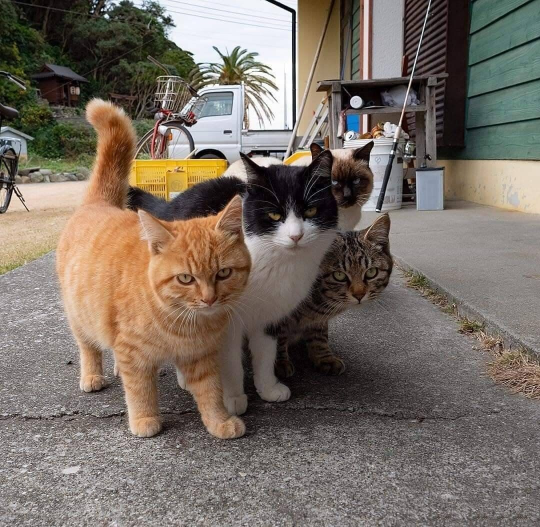
#> input picture 1.jpg, 1080 x 1054 px, found by its file name (shown at 1/2 size)
$ python imageStack.py
#> lines starting #> are read from the running program, lines starting #| are printed output that depends on the picture
from cv2 import cv2
import numpy as np

##
def stackImages(scale,imgArray):
    '''
    功能：拼凑图片
    返回：拼凑好的图片
    参数：
        scale：图片缩放的尺度
        imgArray：元组，要拼凑图片的矩阵
    '''
    rows = len(imgArray) #图片矩阵的行数
    cols = len(imgArray[0])#图片矩阵的列数
    rowsAvailable = isinstance(imgArray[0],list)#判断是否为list，是为true
    #第一张图片的宽度和高度
    width = imgArray[0][0].shape[1]
    height = imgArray[0][0].shape[0]
    #依次对每张图片进行缩放,
    if rowsAvailable:
        for x in range(0,rows):
            for y in range(0,cols):
                if imgArray[x][y].shape[:2] == imgArray[0][0].shape[:2]:  #该张图片与第一张图片的大小一样，直接将该图缩放scale
                    imgArray[x][y] = cv2.resize(imgArray[x][y],(0,0),None,scale,scale)
                else:   #该张图片与第一张图片的大小不一样，先将该图转换为第一张图片的大小，再将该图缩放scale
                    imgArray[x][y] = cv2.resize(imgArray[x][y],(imgArray[0][0].shape[1],imgArray[0][0].shape[0]),None,scale,scale)
                if len(imgArray[x][y].shape) == 2:#如果是灰度图,转换为bgr图
                    imgArray[x][y] = cv2.cvtColor(imgArray[x][y],cv2.COLOR_GRAY2BGR)
        imageBlank = np.zeros((height,width,3),np.uint8)
        hor = [imageBlank]*rows
        hor_con = [imageBlank]*rows
        for x in range(0,rows):
            hor[x] = np.hstack(imgArray[x])
        ver = np.vstack(hor)
    else:
        for x in range(0,rows):
            if imgArray[x].sahpe[:2] == imgArray[0].shape[:2]:
                imgArray[x] = cv2.resize(imgArray[x],(0,0),None,scale,scale)
            else:
                imgArray[x] = cv2.resize(imgArray[x],(imgArray[0].shape[1],imgArray[0].shape[0]),None,scale,scale)
            if len(imgArray[x].shape) == 2 :
                imgArray[x] = cv2.cvtClolor(imgArray[x],cv2.COLOR_GRAY2BGR)
        hor = np.hstack(imgArray)
        ver = hor
    return ver

img = cv2.imread("1.jpg")
#> img is the input picture: shape (1054, 1080, 3); mean B, G, R 101, 110.4, 120.6
#imgGray = cv2.cvtColor(img,cv2.COLOR_BGR2GRAY)
imgStack = stackImages(0.5,([img,img,img],[img,img,img]))
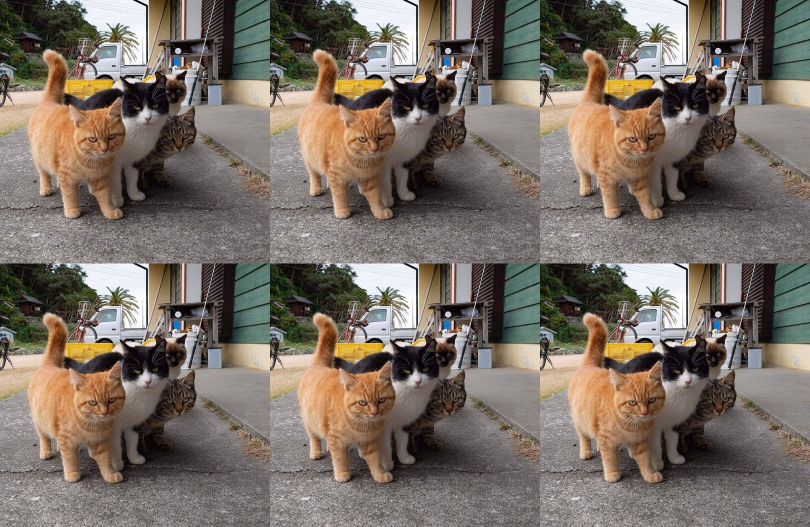
#> imgStack: shape (1054, 1620, 3) (shown at 1/2 size); mean B, G, R 101.1, 110.5, 120.8
cv2.imshow(".",imgStack)
#> (the run stopped early here; a loop or call above may not have finished)
